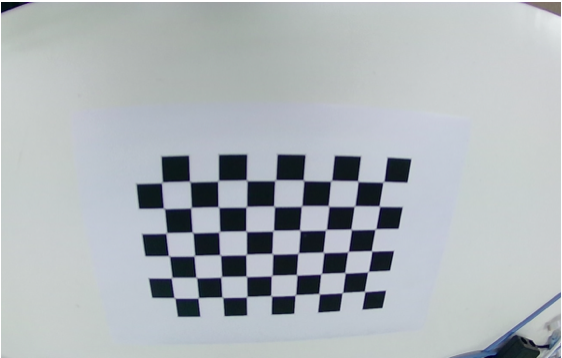
#> input picture img/sample1.png, 562 x 358 px; its folder holds only this picture in this run
$ python calcCamera.py
#> lines starting #> are read from the running program, lines starting #| are printed output that depends on the picture; long printed decimals are rounded
# -*- coding: UTF-8 -*-
#
# カメラの歪みを戻すための値を計算する
#
import numpy as np
import cv2
import glob
from time import sleep
from datetime import datetime

TMP_FOLDER_PATH = "./tmp/"
MTX_PATH = TMP_FOLDER_PATH + "mtx.csv"
DIST_PATH = TMP_FOLDER_PATH + "dist.csv"

# メイン関数
def main():
    calcCamera() # カメラの歪みを計算

# カメラの歪みを計算する関数
def calcCamera():
    square_size = 20.0      # 正方形のサイズ(mm)
    pattern_size = (9, 6)  # 模様のサイズ
    pattern_points = np.zeros( (np.prod(pattern_size), 3), np.float32 ) #チェスボード（X,Y,Z）座標の指定 (Z=0)
    pattern_points[:,:2] = np.indices(pattern_size).T.reshape(-1, 2)
    pattern_points *= square_size
    obj_points = []
    img_points = []

    for fn in glob.glob("./img/*"):
        # 画像の取得
        im = cv2.imread(fn,0)
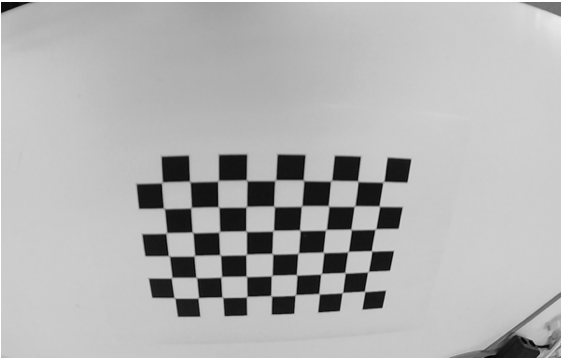
#> im: shape (358, 562); min 3, max 255, mean 178.6
        print ("loading..." + fn)
        # チェスボードのコーナーを検出
        found, corner = cv2.findChessboardCorners(im, pattern_size)
#> found = True; corner = 54 rows, first 8: [365.3, 290.7], [341.7, 292.6], [318.7, 294.4], [294.6, 294.2], [271.6, 295.1], [246, 296], [222.6, 297.2], [197.2, 297]
        # コーナーがあれば
        if found:
            term = (cv2.TERM_CRITERIA_EPS + cv2.TERM_CRITERIA_COUNT, 30, 0.1)
            corners2 = cv2.cornerSubPix(im, corner, (5,5), (-1,-1), term)
#> corners2 = 54 rows, first 8: [364.6, 291.4], [342.4, 292.6], [319.1, 293.7], [295.3, 294.9], [271.2, 295.8], [246.7, 296.6], [222.4, 297.3], [198.3, 297.8]
            # マークをつけて画像保存
            img = cv2.drawChessboardCorners(im, pattern_size, corners2, found)
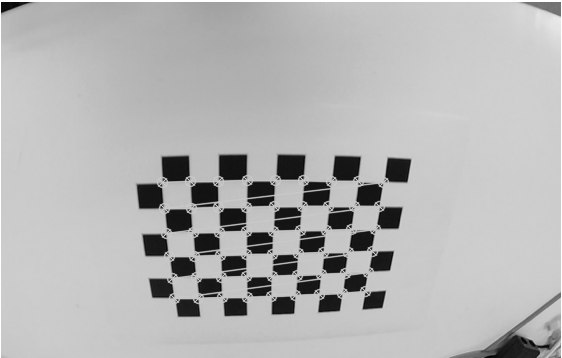
#> img: shape (358, 562); min 3, max 255, mean 180.7
            saveImgByTime(TMP_FOLDER_PATH, img)
            sleep(1)
        # コーナーがない場合のエラー処理
        if not found:
            print ('chessboard not found')
            continue
        img_points.append(corner.reshape(-1, 2))   #appendメソッド：リストの最後に因数のオブジェクトを追加
        obj_points.append(pattern_points)

    # 内部パラメータを計算
    rms, K, d, r, t = cv2.calibrateCamera(obj_points, img_points, (im.shape[1],im.shape[0]), None, None)
#> rms = 0.16; K = [[292, 0, 293.6], [0, 294.4, 163.2], [0, 0, 1]]; d = [[-0.214, 0.184, 0.0486, 0.0127, -0.322]]; r = ([0.218, 0.561, -3.05],); t = ([60.17, 106, 250.9],)

    # 計算結果を表示
    print ("RMS = ", rms)
#| RMS =  0.1604
    print ("K = \n", K)
#| K =
#|  [[291.991   0.         293.603]
#|  [  0.         294.372 163.204]
#|  [  0.           0.           1.        ]]
    print ("d = ", d.ravel())
#| d =  [-0.2142  0.1841  0.0486  0.01272 -0.3223]

    # ファイル保存
    saveCalibrationFile(K, d, MTX_PATH, DIST_PATH)

# キャリブレーションCSVファイルを上書き保存する関数
def saveCalibrationFile(mtx, dist, mtx_path, dist_path):
    np.savetxt(mtx_path, mtx, delimiter =',',fmt="%0.14f")   #カメラ行列の保存
    np.savetxt(dist_path, dist, delimiter =',',fmt="%0.14f") #歪み係数の保存

# 画像を時刻で保存する関数
def saveImgByTime(dirPath, img):
    # 時刻を取得
    date = datetime.now().strftime("%Y%m%d_%H%M%S")
    path = dirPath + date + ".png"
    cv2.imwrite(path, img) # ファイル保存
    print("saved: ", path)

if __name__ == '__main__':
    main()

$ run again, on img/sample2.png
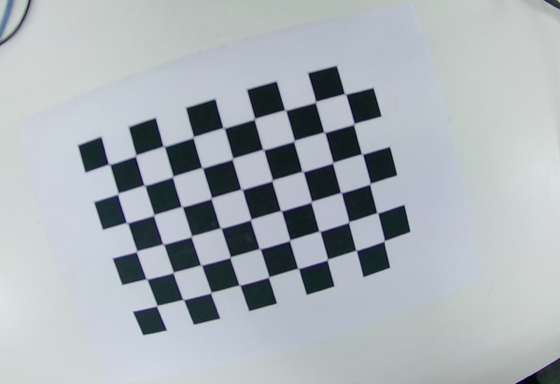
#> input picture img/sample2.png, 560 x 384 px
#> in calcCamera, `im = cv2.imread(fn,0)`:
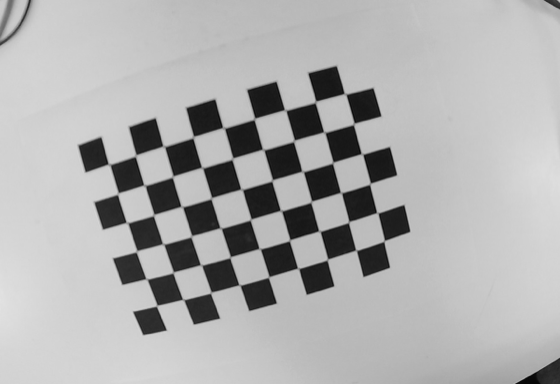
#> im: shape (384, 560); min 6, max 226, mean 174.6
#> found = True; corner = 54 rows, first 8: [107.8, 165.6], [134.3, 154.6], [164, 146.5], [191.7, 136], [223.5, 128], [252.7, 118.1], [287.1, 108.7], [314.5, 100.2]
#> corners2 = 54 rows, first 8: [108.9, 164.2], [135.6, 155.6], [163.7, 146.3], [193.2, 137.1], [223.5, 127.8], [254.4, 118.9], [285.2, 110.1], [315.5, 101.9]
#> in calcCamera, `img = cv2.drawChessboardCorners(im, pattern_size, corners2, found)`:
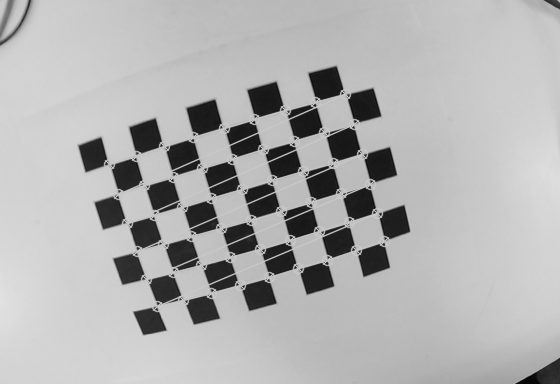
#> img: shape (384, 560); min 6, max 226, mean 176.7
#> rms = 0.122; K = [[95.71, 0, 263.4], [0, 95.46, 185.2], [0, 0, 1]]; d = [[-0.0175, -0.00161, -0.00256, 0.00475, 0.000478]]; r = ([0.0173, -0.015, -0.285],); t = ([-101.8, -13.26, 58.08],)
#| RMS =  0.1222
#| K =
#|  [[ 95.715   0.         263.395]
#|  [  0.          95.456 185.227]
#|  [  0.           0.           1.        ]]
#| d =  [-0.0175 -0.001605 -0.002562  0.004752  0.000478]

$ run again, on img/sample3.png
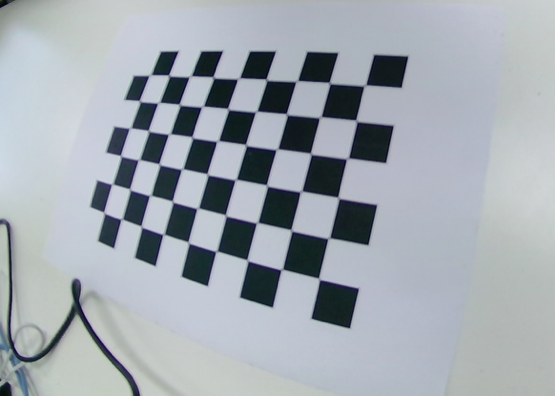
#> input picture img/sample3.png, 555 x 397 px
#> in calcCamera, `im = cv2.imread(fn,0)`:
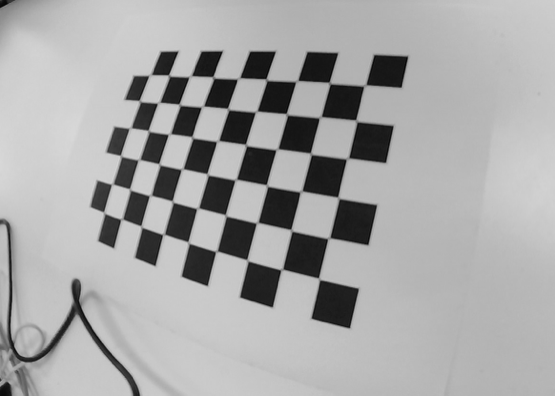
#> im: shape (397, 555); min 6, max 255, mean 167.3
#> found = True; corner = 54 rows, first 8: [317.4, 279.2], [281.4, 267.6], [245.6, 260.7], [215.5, 249.7], [187.5, 243.2], [162.2, 233.2], [140.5, 227.1], [120.9, 217.7]
#> corners2 = 54 rows, first 8: [318.9, 278.7], [281.7, 269.5], [247.3, 260.2], [216.3, 251.3], [188.3, 242.5], [163.5, 234.4], [141.2, 226.5], [121.6, 219.1]
#> in calcCamera, `img = cv2.drawChessboardCorners(im, pattern_size, corners2, found)`:
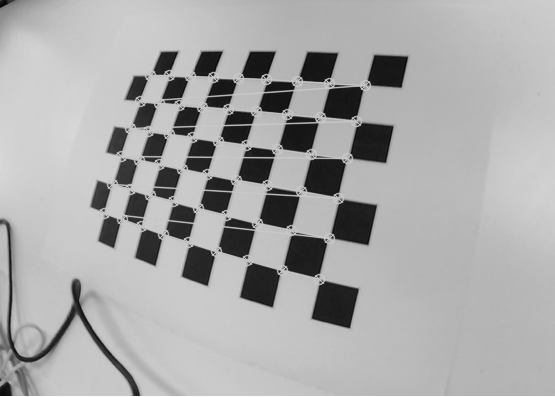
#> img: shape (397, 555); min 6, max 255, mean 169.2
#> rms = 0.211; K = [[465.5, 0, 367.8], [0, 468.7, 132.8], [0, 0, 1]]; d = [[-0.4, 0.217, -0.000468, 0.000266, -0.0749]]; r = ([-0.458, -0.558, -2.89],); t = ([-22.66, 67.4, 206.3],)
#| RMS =  0.2108
#| K =
#|  [[465.476   0.         367.806]
#|  [  0.         468.682 132.767]
#|  [  0.           0.           1.        ]]
#| d =  [-4.00367277e-01  2.16787885e-01 -4.68154219e-04  2.65782843e-04
#|  -7.48903933e-02]
